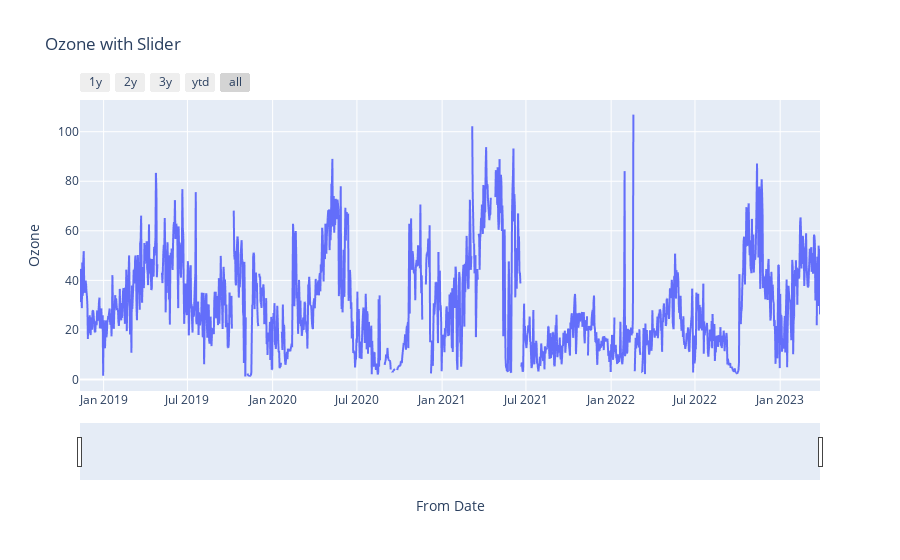

Source (notebook cell):
### Code cell
import plotly.express as px
fig = px.line(data,x='From Date',y='Ozone',title='Ozone with Slider')

fig.update_xaxes( 
    rangeslider_visible=True,
    rangeselector=dict(
        buttons=list([
            dict(count=1,label="1y",step="month",stepmode="backward"),
            dict(count=2,label="2y",step="month",stepmode="backward"),
            dict(count=3,label="3y",step="year",stepmode="backward"), # YTD = year to date it means from 1st jan to current date
            dict(count=1,label="ytd",step="year",stepmode="todate"),
            dict(step="all")
        ])
    )
)
fig.show()

### Figure 1 — Plotly figure (JSON) as saved in the notebook; plotly's stock layout.template omitted (floating-point values rounded to 4 significant figures; data arrays with more than 128 entries replaced by an {"elided": "..."} marker saying what was removed)
{"data": [{"hovertemplate": "From Date=%{x}<br>Ozone=%{y}<extra></extra>", "legendgroup": "", "line": {"color": "#636efa", "dash": "solid"}, "marker": {"symbol": "circle"}, "mode": "lines", "name": "", "showlegend": false, "type": "scattergl", "x": {"elided": "1599 str values"}, "xaxis": "x", "y": {"elided": "1599 float values"}, "yaxis": "y"}], "layout": {"legend": {"tracegroupgap": 0}, "title": {"text": "Ozone with Slider"}, "xaxis": {"anchor": "y", "domain": [0, 1], "rangeselector": {"buttons": [{"count": 1, "label": "1y", "step": "month", "stepmode": "backward"}, {"count": 2, "label": "2y", "step": "month", "stepmode": "backward"}, {"count": 3, "label": "3y", "step": "year", "stepmode": "backward"}, {"count": 1, "label": "ytd", "step": "year", "stepmode": "todate"}, {"step": "all"}]}, "rangeslider": {"visible": true}, "title": {"text": "From Date"}}, "yaxis": {"anchor": "x", "domain": [0, 1], "title": {"text": "Ozone"}}}}
